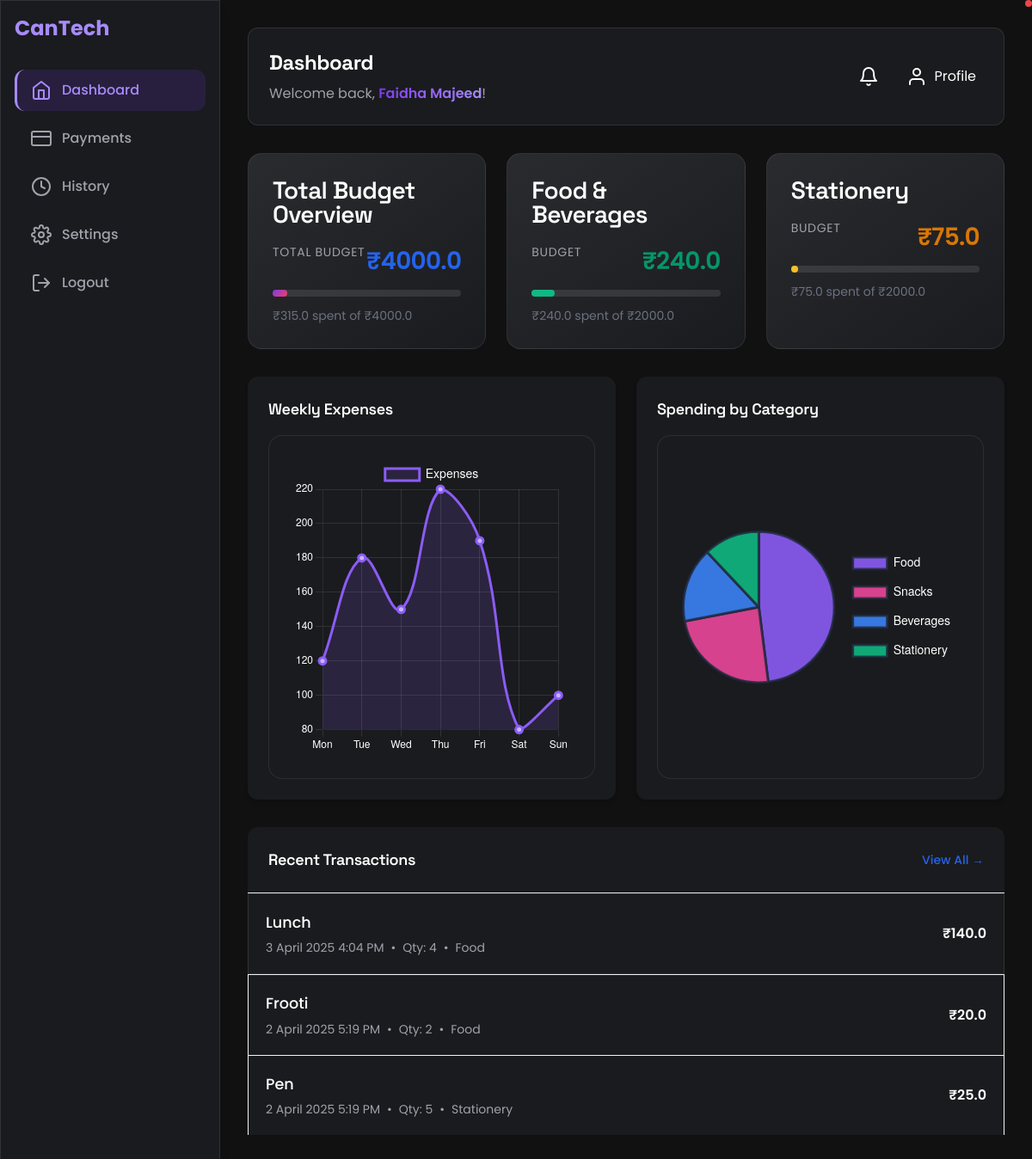
The page /dashboard (signed in) on the database as committed earlier.
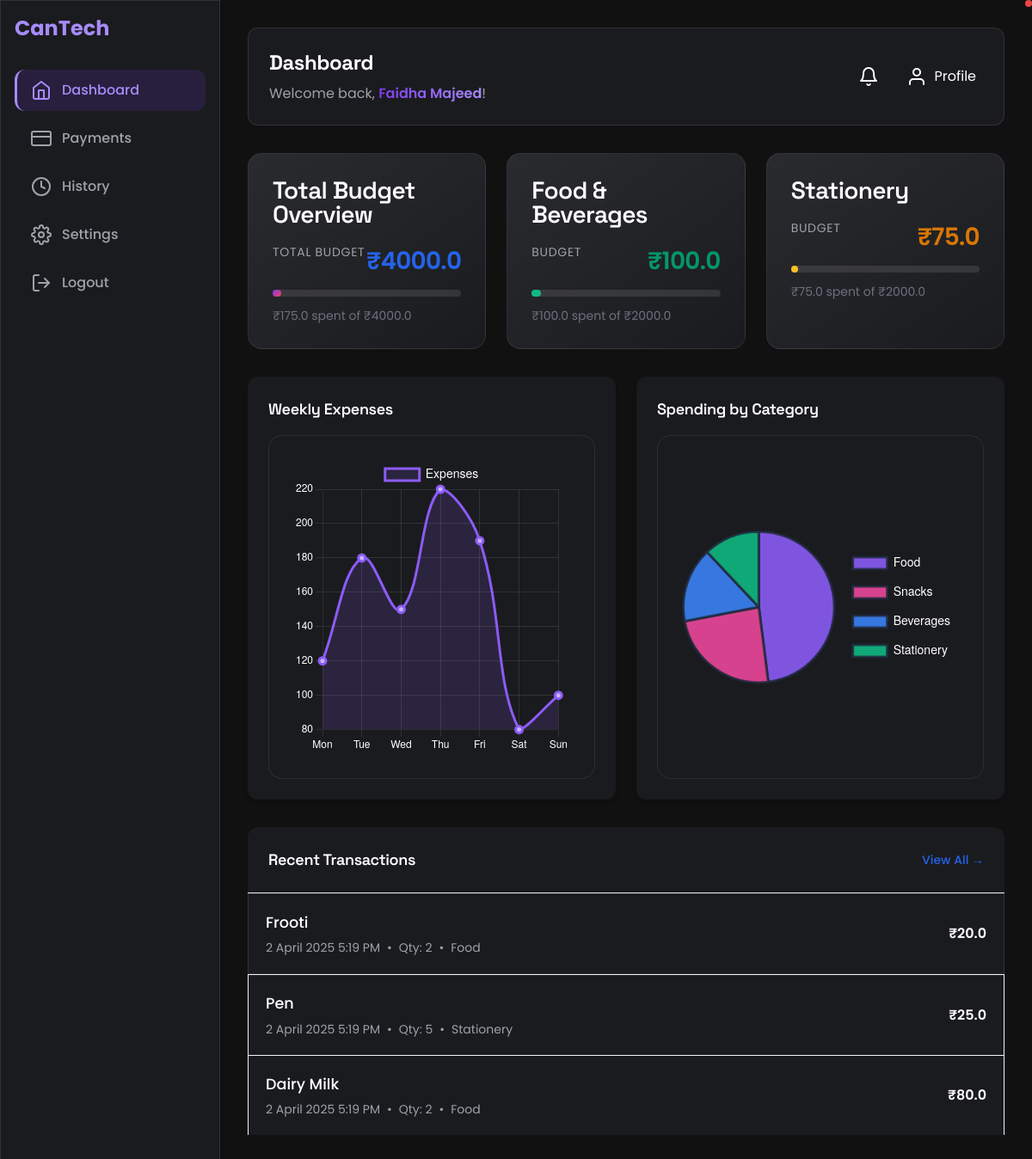
The same page on the database as committed later.
### tables this page shows
CREATE TABLE users (
                            id INTEGER PRIMARY KEY AUTOINCREMENT,
                            name TEXT NOT NULL,
                            college TEXT NOT NULL,
                            student_id TEXT UNIQUE NOT NULL,
                            email TEXT UNIQUE NOT NULL,
                            password TEXT NOT NULL, status TEXT NOT NULL DEFAULT 'pending', total_budget REAL DEFAULT 2000, food_budget REAL DEFAULT 1000, stationery_budget REAL DEFAULT 1000);

CREATE TABLE purchases (
                            id INTEGER PRIMARY KEY AUTOINCREMENT,
                            student_id TEXT NOT NULL,
                            item_name TEXT NOT NULL,
                            quantity INTEGER NOT NULL,
                            price REAL NOT NULL,
                            total REAL NOT NULL,
                            category TEXT NOT NULL,
                            timestamp DATETIME DEFAULT CURRENT_TIMESTAMP,
                            FOREIGN KEY (student_id) REFERENCES users (student_id));

### app.py (the view)
@app.route('/dashboard')
@login_required
def dashboard():
    student_id = None
    user_name = None
    total_budget = 2000
    food_budget = 1000
    stationery_budget = 1000
    with sqlite3.connect("users.db") as conn:
        cursor = conn.cursor()
        cursor.execute("SELECT student_id, name, total_budget, food_budget, stationery_budget FROM users WHERE id = ?", (current_user.id,))
        result = cursor.fetchone()
        if result:
            student_id, user_name, total_budget, food_budget, stationery_budget = result
    if not student_id:
        flash("Unable to fetch student ID.", "danger")
        return redirect(url_for('logout'))
    total_spent = 0
    total_food = 0
    total_stationery = 0
    with sqlite3.connect("users.db") as conn:
        cursor = conn.cursor()
        cursor.execute("SELECT SUM(total) FROM purchases WHERE student_id = ?", (student_id,))
        total_spent = cursor.fetchone()[0] or 0
        cursor.execute("SELECT SUM(total) FROM purchases WHERE student_id = ? AND category = 'food'", (student_id,))
        total_food = cursor.fetchone()[0] or 0
        cursor.execute("SELECT SUM(total) FROM purchases WHERE student_id = ? AND category = 'stationery'", (student_id,))
        total_stationery = cursor.fetchone()[0] or 0
    purchases = []
    with sqlite3.connect("users.db") as conn:
        cursor = conn.cursor()
        cursor.execute("""
            SELECT item_name, quantity, price, total, category, timestamp
            FROM purchases
            WHERE student_id = ?
            ORDER BY timestamp DESC
            LIMIT 3""", (student_id,))
        purchases = cursor.fetchall()
    return render_template('dashboard.html',
                           total_spent=total_spent,
                           total_food=total_food,
                           total_stationery=total_stationery,
                           total_budget=total_budget,
                           food_budget=food_budget,
                           stationery_budget=stationery_budget,
                           user_name=user_name,
                           purchases=purchases)

### app.py (called while the page is built)
@login_manager.user_loader
def load_user(user_id):
    if user_id == "0":
        return User(id=0, email='admin', password='123')
    with sqlite3.connect("users.db") as conn:
        cursor = conn.cursor()
        cursor.execute("SELECT id, email, password FROM users WHERE id = ?", (user_id,))
        user = cursor.fetchone()
        if user:
            return User(id=user[0], email=user[1], password=user[2])
    return None

@app.template_filter('datetimeformat')
def datetimeformat(value):
    try:
        dt = datetime.strptime(value, '%Y-%m-%d %H:%M:%S')
        day = str(int(dt.strftime('%d')))  # Remove leading zero from day
        hour = str(int(dt.strftime('%I')))  # Remove leading zero from hour
        return f"{day} {dt.strftime('%B %Y')} {hour}:{dt.strftime('%M %p')}"
    except (ValueError, TypeError):
        return value

### templates/dashboard.html (shortened to what this page needs)
<!DOCTYPE html>
<html lang="en" class="dark">
<head>
    <link href="https://cdnjs.cloudflare.com/ajax/libs/tailwindcss/2.2.19/tailwind.min.css" rel="stylesheet">
</head>
<body class="bg-gray-50">
    <div class="flex min-h-screen">
        <aside class="w-64 bg-white shadow-lg p-4 space-y-4">
            <div class="text-2xl font-bold text-brand mb-8">CanTech</div>
            <nav class="space-y-2">
                <a href="{{ url_for('dashboard') }}" class="sidebar-link active flex items-center space-x-3 p-3">
                    <i data-feather="home"></i>
                    <span>Dashboard</span>
                </a>
                <a href="{{ url_for('payments') }}" class="sidebar-link flex items-center space-x-3 p-3">
                    <i data-feather="credit-card"></i>
                    <span>Payments</span>
                </a>
                <a href="{{ url_for('history') }}" class="sidebar-link flex items-center space-x-3 p-3">
                    <i data-feather="clock"></i>
                    <span>History</span>
                </a>
                <a href="{{ url_for('settings') }}" class="sidebar-link flex items-center space-x-3 p-3">
                    <i data-feather="settings"></i>
                    <span>Settings</span>
                </a>
                <a href="{{ url_for('home') }}" class="sidebar-link flex items-center space-x-3 p-3">
                    <i data-feather="log-out"></i>
                    <span>Logout</span>
                </a>
            </nav>
        </aside>
        <main class="flex-1 p-8">
            <header class="flex justify-between items-center mb-8 bg-white p-6 rounded-xl shadow-sm">
                <div>
                    <h1 class="text-2xl font-bold text-gray-800">Dashboard</h1>
                    {% if user_name %}
                    <p class="text-gray-600 mt-2">Welcome back, <span class="gradient-text">{{ user_name }}</span>!</p>
                    {% endif %}
                </div>
                <div class="flex items-center space-x-4">
                    <button class="p-2 hover:bg-surface-light rounded-lg transition-all duration-300">
                        <i data-feather="bell"></i>
                        <span class="notification-dot"></span>
                    </button>
                    <a href="{{ url_for('profile') }}" class="flex items-center space-x-2 p-2 hover:bg-surface-light rounded-lg transition-all duration-300">
                        <i data-feather="user"></i>
                        <span>Profile</span>
                    </a>
                </div>
            </header>
            <div class="grid grid-cols-1 md:grid-cols-2 lg:grid-cols-3 gap-6 mb-8">
                <div class="expense-card bg-white p-6 rounded-xl">
                    <h3 class="text-lg font-semibold text-gray-800 mb-4">Total Budget Overview</h3>
                    <div class="space-y-4">
                        <div>
                            <div class="flex justify-between mb-2">
                                <span class="text-gray-600">Total Budget</span>
                                <span class="text-blue-600 font-semibold">₹{{ total_budget }}</span>
                            </div>
                            <div class="w-full progress-bg rounded-full h-2">
                                <div class="progress-primary h-2 rounded-full" style="width: {{ (total_spent / total_budget) * 100 }}%;"></div>
                            </div>
                            <p class="text-sm text-gray-500 mt-1">₹{{ total_spent }} spent of ₹{{ total_budget }}</p>
                        </div>
                    </div>
                </div>
                <div class="expense-card bg-white p-6 rounded-xl">
                    <h3 class="text-lg font-semibold text-gray-800 mb-4">Food & Beverages</h3>
                    <div class="space-y-4">
                        <div>
                            <div class="flex justify-between mb-2">
                                <span class="text-gray-600">Budget</span>
                                <span class="text-green-600 font-semibold">₹{{ total_food }}</span>
                            </div>
                            <div class="w-full progress-bg rounded-full h-2">
                                <div class="progress-success h-2 rounded-full" style="width: {{ (total_food / food_budget) * 100 }}%;"></div>
                            </div>
                            <p class="text-sm text-gray-500 mt-1">₹{{ total_food }} spent of ₹{{ food_budget }}</p>
                        </div>
                    </div>
                </div>
                <div class="expense-card bg-white p-6 rounded-xl">
                    <h3 class="text-lg font-semibold text-gray-800 mb-4">Stationery</h3>
                    <div class="space-y-4">
                        <div>
                            <div class="flex justify-between mb-2">
                                <span class="text-gray-600">Budget</span>
                                <span class="text-yellow-600 font-semibold">₹{{ total_stationery }}</span>
                            </div>
                            <div class="w-full progress-bg rounded-full h-2">
                                <div class="progress-warning h-2 rounded-full" style="width: {{ (total_stationery / stationery_budget) * 100 }}%;"></div>
                            </div>
                            <p class="text-sm text-gray-500 mt-1">₹{{ total_stationery }} spent of ₹{{ stationery_budget }}</p>
                        </div>
                    </div>
                </div>
            </div>
            <div class="grid grid-cols-1 lg:grid-cols-2 gap-6 mb-8">
                <div class="bg-white p-6 rounded-xl shadow-md">
                    <h3 class="text-lg font-semibold mb-4">Weekly Expenses</h3>
                    <div class="chart-container">
                        <canvas id="weeklyChart"></canvas>
                    </div>
                </div>
                <div class="bg-white p-6 rounded-xl shadow-md">
                    <h3 class="text-lg font-semibold mb-4">Spending by Category</h3>
                    <div class="chart-container">
                        <canvas id="categoryChart"></canvas>
                    </div>
                </div>
            </div>
            <div class="bg-white rounded-xl shadow-sm">
                <div class="flex justify-between items-center p-6 border-b">
                    <h3 class="text-lg font-semibold text-gray-800">Recent Transactions</h3>
                    <a href="{{ url_for('history') }}" class="text-blue-600 hover:text-blue-800 text-sm font-medium">View All →</a>
                </div>
                <div class="divide-y divide-gray-100">
                    {% if purchases %}
                        {% for purchase in purchases %}
                        <div class="transaction-item p-4">
                            <div class="flex justify-between items-center">
                                <div>
                                    <p class="font-medium text-gray-800">{{ purchase[0] }}</p>
                                    <div class="flex items-center mt-1">
                                        <span class="text-sm text-gray-500">{{ purchase[5] | datetimeformat }}</span>
                                        <span class="text-sm text-gray-400 mx-2">•</span>
                                        <span class="text-sm text-gray-500">Qty: {{ purchase[1] }}</span>
                                        <span class="text-sm text-gray-400 mx-2">•</span>
                                        <span class="text-sm capitalize {{ 'text-green-600' if purchase[4] == 'food' else 'text-yellow-600' }}">
                                            {{ purchase[4] }}
                                        </span>
                                    </div>
                                </div>
                                <span class="font-semibold text-gray-800">₹{{ purchase[3] }}</span>
                            </div>
                        </div>
                        {% endfor %}
                    {% else %}
                        <div class="text-center text-gray-500 py-8">
                            <p>No recent transactions</p>
                        </div>
                    {% endif %}
                </div>
            </div>
        </main>
    </div>
</body>
</html>

### templates/dashboard.html (style rules this page uses)
:root { --primary: #7C3AED; --primary-light: #A78BFA; --surface: #1A1B1E; --surface-light: #2A2B2F; --background: #111112; --text-primary: #FFFFFF; --text-secondary: #A1A1AA; --accent: #F43F5E; --success: #10B981; --warning: #FBBF24; --gradient: linear-gradient(135deg, #7C3AED, #F43F5E); }
body { background-color: var(--background); color: var(--text-primary); font-family: 'Poppins', sans-serif; }
h1, h2, h3, .brand-text { font-family: 'Space Grotesk', sans-serif; letter-spacing: -0.02em; }
.notification-dot { width: 8px; height: 8px; background: #EF4444; border-radius: 50%; position: absolute; top: 0; right: 0; }
.expense-card { background: linear-gradient(145deg, var(--surface-light), var(--surface)); border: 1px solid rgba(255, 255, 255, 0.08); padding: 1.75rem; border-radius: 1rem; transition: all 0.3s ease; }
.expense-card h3 { font-size: 1.25rem; font-weight: 600; letter-spacing: -0.025em; margin-bottom: 1.25rem; color: var(--text-primary); }
.expense-card .text-gray-600 { font-size: 0.875rem; text-transform: uppercase; letter-spacing: 0.05em; margin-bottom: 0.5rem; color: var(--text-secondary); }
.expense-card .font-semibold { font-size: 1.75rem; font-weight: 600; letter-spacing: -0.025em; }
.chart-container { background: var(--surface); border: 1px solid rgba(255, 255, 255, 0.08); border-radius: 1rem; height: 400px; padding: 1.75rem; position: relative; }
.sidebar-link { color: var(--text-secondary); font-weight: 500; transition: all 0.3s ease; border-radius: 0.75rem; padding: 0.75rem 1rem; margin-bottom: 0.25rem; border-left: 3px solid transparent; }
.sidebar-link.active { background: rgba(124, 58, 237, 0.15); color: var(--primary-light); border-left-color: var(--primary-light); }
aside, header, .transaction-item { background-color: var(--surface); border: 1px solid rgba(255, 255, 255, 0.1); }
.text-gray-800 { color: var(--text-primary) !important; }
.text-gray-600 { color: var(--text-secondary) !important; }
.bg-white { background-color: var(--surface) !important; }
.bg-gray-50 { background-color: var(--background) !important; }
.transaction-item { padding: 1.25rem; border-bottom: 1px solid rgba(255, 255, 255, 0.08); transition: all 0.3s ease; }
.transaction-item .font-medium { font-size: 1.1rem; margin-bottom: 0.375rem; }
.transaction-item .text-sm { font-size: 0.875rem; color: var(--text-secondary); }
.progress-bg { background: rgba(255, 255, 255, 0.1); height: 0.5rem; border-radius: 0.25rem; margin: 0.75rem 0; }
.progress-primary { background: var(--gradient); }
.progress-success { background: var(--success); }
.progress-warning { background: var(--warning); }
.text-brand { color: var(--primary-light); }
.gradient-text { background: linear-gradient(to right, var(--primary) 0%, var(--primary-light) 100%); -webkit-background-clip: text; -webkit-text-fill-color: transparent; background-clip: text; color: transparent; font-weight: 600; display: inline-block; }

Rows that differ between the two databases and show on the page:
removed purchases: item_name "Lunch", timestamp "3 April 2025 4:04 PM", quantity "4", category "Food", total "140.0"
now on this page (row unchanged): purchases: item_name "Dairy Milk", timestamp "2 April 2025 5:19 PM", quantity "2", category "Food", total "80.0"
Other text that changed with them:
{{ (total_spent / total_budget) * 100 }}: 7.875 → 4.375 (drawn)
{{ total_spent }}: "315.0" → "175.0"
{{ total_food }}: "240.0" → "100.0"
{{ (total_food / food_budget) * 100 }}: 12.0 → 5.0 (drawn)
